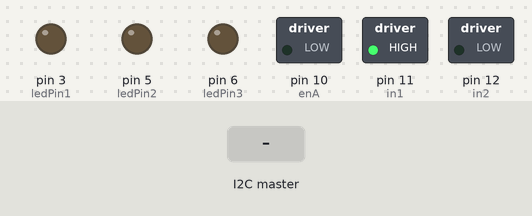
This sketch was run on a simulated Arduino Uno, built with avr-gcc and run on an emulated ATmega328P. Parts: switched loads named in the sketch (green lamp = pin HIGH), output pins drawn as LEDs (lit = HIGH). The inputs (shaded band) are chosen by the test bench. What the sketch prints to the serial monitor is not drawn.

Above: at 1.2 s.
1.3 s: the I2C master sends the byte 1
At 1.9 s:
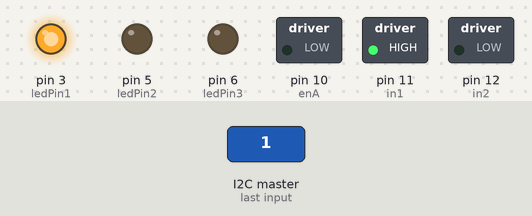
2.8 s: the I2C master sends the byte 2
At 3.1 s:
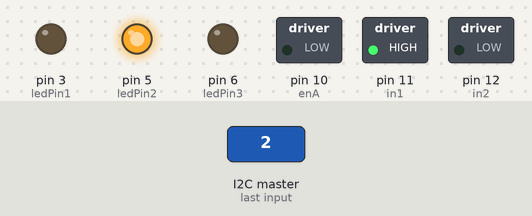
5.8 s: the I2C master sends the byte 0
At 6.4 s:
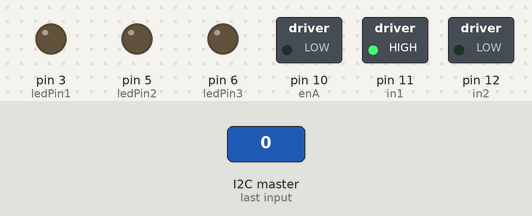
Timing chart, 0 to 8.8 s (numbered marks = the images above; inputs shaded):
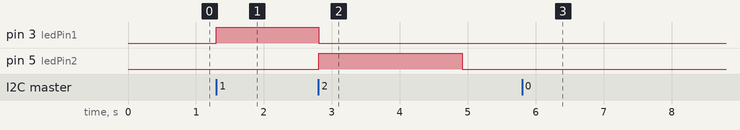

The sketch:

alarm_device_experiment_slave.ino
```cpp
const int packet_size = 6;
typedef union {
  float floatingPoint;
  byte binary[4];
} binaryFloat;
void write_float(char id, float value) {
  binaryFloat reading;
  reading.floatingPoint = value;

  byte res[packet_size];
  res[0] = id;
  res[1] = reading.binary[3];
  res[2] = reading.binary[2];
  res[3] = reading.binary[1];
  res[4] = reading.binary[0];
  res[5] = '\n';

  Serial.write(res, packet_size);
}
void write_long(char id, long value32) {
  byte res[packet_size];
  res[0] = id;
  res[1] = (value32 >> 24) & 0xFF;
  res[2] = (value32 >> 16) & 0xFF;
  res[3] = (value32 >> 8)  & 0xFF;
  res[4] = value32 & 0xFF;
  res[5] = '\n';

  Serial.write(res, packet_size);
}
void write_int(char id, int value16) {
  long value32 = (long) value16;
  write_long(id, value32);
}


/*******************************************************************
  Variables for the experimenter to tweak alarm periods and haptic amplitude.
********************************************************************/

// Alarm 1 settings:
unsigned long A1OnPeriod = 2999;   //Period in [ms] alarm 1 is activated every loop
unsigned long A1OffPeriod = 1; // Period in [ms] alarm 1 is off every loop
float A1Volume = -2; //Volume of audio alarm 1, in [dB]. Scale from -63,5dB (min) to 0dB (max).
int A1HapticAmplitude = 5;  //Amplitude in [V] of alarm 1's haptic feedback. Input valid from 0-9V.

// Alarm 2 settings:
unsigned long A2OnPeriod = 2110;   //Period in [ms] alarm 2 is activated every loop
unsigned long A2OffPeriod = 1200;  // Period in [ms] alarm 2 is off every loop
float A2Volume = -5.0; //Volume of audio alarm 2, in [dB]. Scale from -63,5dB (min) to 0dB (max).
int A2HapticAmplitude = 4;  //Amplitude in [V] of alarm 1's haptic feedback. Input valid from 0-9V.

// Alarm 3 settings:
unsigned long A3OnPeriod =  810;  //Period in [ms] alarm 3 is activated every loop
unsigned long A3OffPeriod = 1800;  // Period in [ms] alarm 3 is off every loop
float A3Volume = -7; //Volume of audio alarm 3, in [dB]. Scale from -63,5dB (min) to 0dB (max).
int A3HapticAmplitude = 3;  //Amplitude in [V] of alarm 1's haptic feedback. Input valid from 0-9V.

// Audio alarm frequency and amplitude must be tweaked in socketaudio.py

//*******************************************************************

#include <Wire.h>
int alarmNumber = 0; //variable to hold alarm number
int alarmPeriod = 0; //variable holding alarm timeout period
int ledPin1 = 3;  //pin number 1st led (RED) (PWM)
int ledPin2 = 5;  //pin number 2nd led  (YELLOW) (PWM)
int ledPin3 = 6;  //pin number 3rd led  (GREEN) (PWM)
#define enA 10 //enable pin for haptic feedback
#define in1 11 //in1 pin for haptic feedback
#define in2 12 //in2 pin for haptic feedback
int voltageValue = 0; //variable to hold haptic motor voltage value
int pwmOutput = 0;  //variable to hold pwmOutput value to haptic motor

int alarm1State = LOW;
int alarm2State = LOW;
int alarm3State = LOW;

int newMessage = HIGH;
int soundMessageState = LOW;

unsigned long previousMillis = 0;
unsigned long currentMillis = 0;

void setup() {
  Wire.begin(1);                // join i2c bus with address #1
  Wire.onReceive(receiveEvent); // register event
  Serial.begin(115200);           // start serial for output
  pinMode(ledPin1, OUTPUT); //set pinmode on LED-pin 1
  pinMode(ledPin2, OUTPUT); //set pinmode on LED-pin 2
  pinMode(ledPin3, OUTPUT); //set pinmode on LED-pin 3

  pinMode(enA, OUTPUT); //set pinmode on enable pin for haptic feedback
  pinMode(in1, OUTPUT); //set pinmode on in1 pin for haptic feedback
  pinMode(in2, OUTPUT); //set pinmode on in2 pin for haptic feedback

  digitalWrite(in1, HIGH);//set initial (and final) direction of haptic motor current
  digitalWrite(in2, LOW); //set initial (and final) direction of haptic motor current

}

void loop() {
  // Case 1-3 are for alarm scenario A (light, sound), case 4-6 are for alarm scenario B (light, sound, haptic)

  switch (alarmNumber) {
    case 1: //Alarm scenario 1A
      if ((alarm1State == LOW && currentMillis - previousMillis >= A1OffPeriod) || newMessage == HIGH) {
        previousMillis = currentMillis;
        ledAlarm(alarmNumber);
        soundAlarm(alarmNumber);
        alarm1State = HIGH;
        newMessage = LOW;
      }
      else if (alarm1State == HIGH && currentMillis - previousMillis >= A1OnPeriod) {
        previousMillis = currentMillis;
        ledAlarm(0);
        soundAlarm(0);
        alarm1State = LOW;
        newMessage = LOW;
      }
      break;
    case 2: //Alarm scenario 2A
      if ((alarm2State == LOW && currentMillis - previousMillis >= A2OffPeriod) || newMessage == HIGH) {
        previousMillis = currentMillis;
        ledAlarm(alarmNumber);
        soundAlarm(alarmNumber);
        alarm2State = HIGH;
        newMessage = LOW;
      }
      else if (alarm2State == HIGH && currentMillis - previousMillis >= A2OnPeriod) {
        previousMillis = currentMillis;
        ledAlarm(0);
        soundAlarm(0);
        alarm2State = LOW;
        newMessage = LOW;
      }
      break;
    case 3: //Alarm scenario 1A
      if ((alarm3State == LOW && currentMillis - previousMillis >= A3OffPeriod) || newMessage == HIGH) {
        previousMillis = currentMillis;
        ledAlarm(alarmNumber);
        soundAlarm(alarmNumber);
        alarm3State = HIGH;
        newMessage = LOW;
      }
      else if (alarm3State == HIGH && currentMillis - previousMillis >= A3OnPeriod) {
        previousMillis = currentMillis;
        ledAlarm(0);
        soundAlarm(0);
        alarm3State = LOW;
        newMessage = LOW;
      }
      break;
    case 4: //Alarm scenario 1B
      if ((alarm1State == LOW && currentMillis - previousMillis >= A1OffPeriod) || newMessage == HIGH) {
        previousMillis = currentMillis;
        ledAlarm(alarmNumber - 3);
        soundAlarm(alarmNumber - 3);
        hapticAlarm(alarmNumber - 3);
        alarm1State = HIGH;
        newMessage = LOW;
      }
      else if (alarm1State == HIGH && currentMillis - previousMillis >= A1OnPeriod) {
        previousMillis = currentMillis;
        ledAlarm(0);
        soundAlarm(0);
        hapticAlarm(0);
        alarm1State = LOW;
        newMessage = LOW;
      }
      break;
    case 5: //Alarm scenario 2B
      if ((alarm2State == LOW && currentMillis - previousMillis >= A2OffPeriod) || newMessage == HIGH) {
        previousMillis = currentMillis;
        ledAlarm(alarmNumber - 3);
        soundAlarm(alarmNumber - 3);
        hapticAlarm(alarmNumber - 3);
        alarm2State = HIGH;
        newMessage = LOW;
      }
      else if (alarm2State == HIGH && currentMillis - previousMillis >= A2OnPeriod) {
        previousMillis = currentMillis;
        ledAlarm(0);
        soundAlarm(0);
        hapticAlarm(0);
        alarm2State = LOW;
        newMessage = LOW;
      }
      break;
    case 6: //Alarm scenario 3B
      if ((alarm3State == LOW && currentMillis - previousMillis >= A3OffPeriod) || newMessage == HIGH) {
        previousMillis = currentMillis;
        ledAlarm(alarmNumber - 3);
        soundAlarm(alarmNumber - 3);
        hapticAlarm(alarmNumber - 3);
        alarm3State = HIGH;
        newMessage = LOW;
      }
      else if (alarm3State == HIGH && currentMillis - previousMillis >= A3OnPeriod) {
        previousMillis = currentMillis;
        ledAlarm(0);
        soundAlarm(0);
        hapticAlarm(0);
        alarm3State = LOW;
        newMessage = LOW;
      }
      break;
    case 0://Alarm scenario 0
      ledAlarm(0);
      hapticAlarm(0);

      if (soundMessageState == LOW) {
        soundAlarm(0);
        soundMessageState = HIGH;
      }
      break;
    default:
      Serial.println("Error in loop-switch input");
  }
  delay(10);
  currentMillis = millis(); //update timer
}

// function that executes whenever data is received from master
// this function is registered as an event, see setup()
void receiveEvent(int howMany) {
  alarmNumber = Wire.read();    // receive byte as an integer
  newMessage = HIGH;
  soundMessageState = LOW;
}

void ledAlarm(int ledAlarmNumber) {
  switch (ledAlarmNumber) {
    case 1: //Alarm scenario 1
      digitalWrite(ledPin1, HIGH);
      digitalWrite(ledPin2, LOW);
      digitalWrite(ledPin3, LOW);
      break;
    case 2: //Alarm scenario 2
      digitalWrite(ledPin1, LOW);
      digitalWrite(ledPin2, HIGH);
      digitalWrite(ledPin3, LOW);
      break;
    case 3: //Alarm scenario 3
      digitalWrite(ledPin1, LOW);
      digitalWrite(ledPin2, LOW);
      digitalWrite(ledPin3, HIGH);
      break;
    case 0: //Disable alarms
      digitalWrite(ledPin1, LOW);
      digitalWrite(ledPin2, LOW);
      digitalWrite(ledPin3, LOW);
      break;

  }
}

void soundAlarm(int soundAlarmNumber) {
  write_int(17, soundAlarmNumber); //Sends packet requesting the correct sound alarm
  switch (soundAlarmNumber) {
    case 1: //Alarm scenario 1
      write_float(19, A1Volume); //Sets alarm volume for alarm to A1Volume
      break;
    case 2: //Alarm scenario 2
      write_float(19, A2Volume); //Sets alarm volume for alarm to A2Volume
      break;
    case 3: //Alarm scenario 3
      write_float(19, A3Volume); //Sets alarm volume for alarm to A3Volume
      break;
      break;

  }
}

void hapticAlarm(int hapticAlarmNumber) {
  switch (hapticAlarmNumber) {
    case 1: //Alarm scenario 1
      voltageValue = A1HapticAmplitude; // Set voltage to A1HapticAmplitude.
      break;
    case 2: //Alarm scenario 2
      voltageValue = A2HapticAmplitude; // Set voltage to A2HapticAmplitude.
      break;
    case 3: //Alarm scenario 3
      voltageValue = A3HapticAmplitude; // Set voltage to A3HapticAmplitude.
      break;
    case 0: //Alarm scenario 4
      voltageValue = 0; // Set voltage to 0V
      break;
  }
  pwmOutput = map(voltageValue, 0,5, 0 , 255); // Map the voltage value from 0 to 255
  analogWrite(enA, pwmOutput); // Send PWM signal to L298N Enable pin
}
```

Measured:
- after the input at 1.3 s, pin 3 (ledPin1): LOW → HIGH at once
- after the input at 2.8 s, pin 5 (ledPin2): LOW → HIGH at once, → LOW 2.1 s later
- after the input at 5.8 s, pin 5 (ledPin2): stops changing and stays LOW
